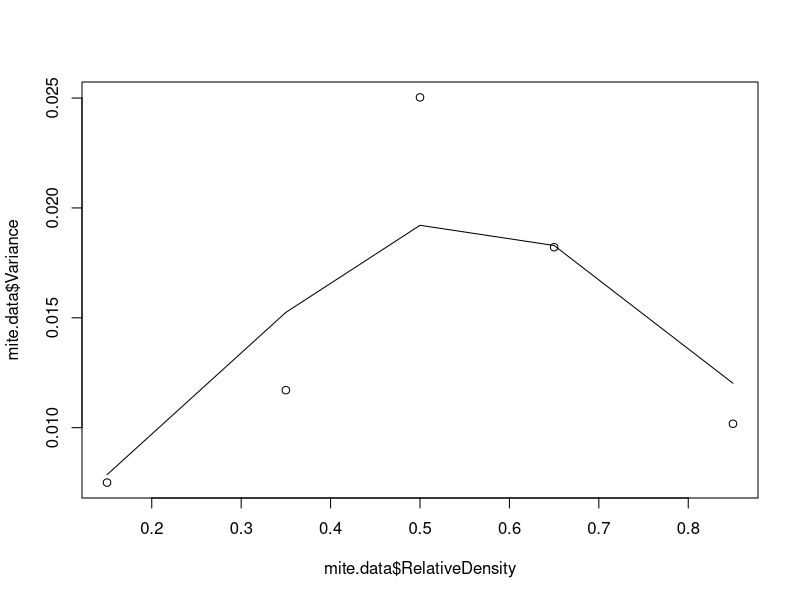
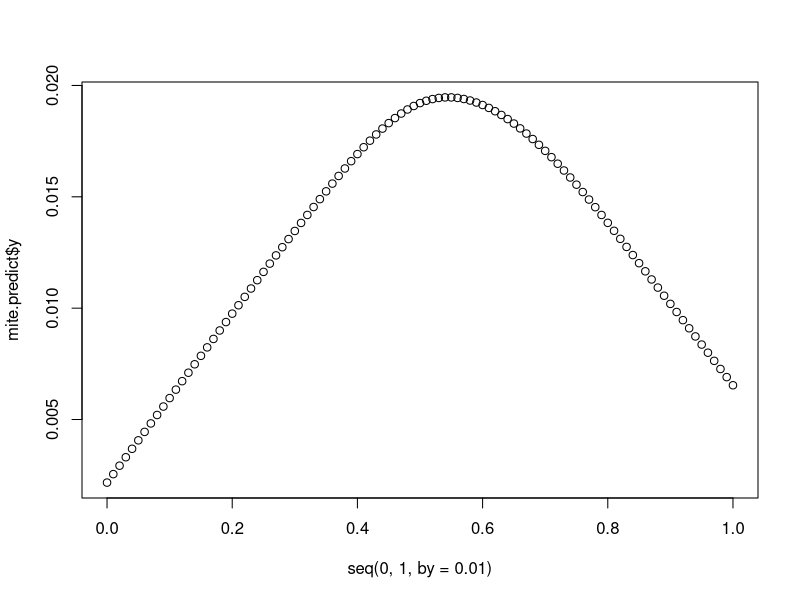
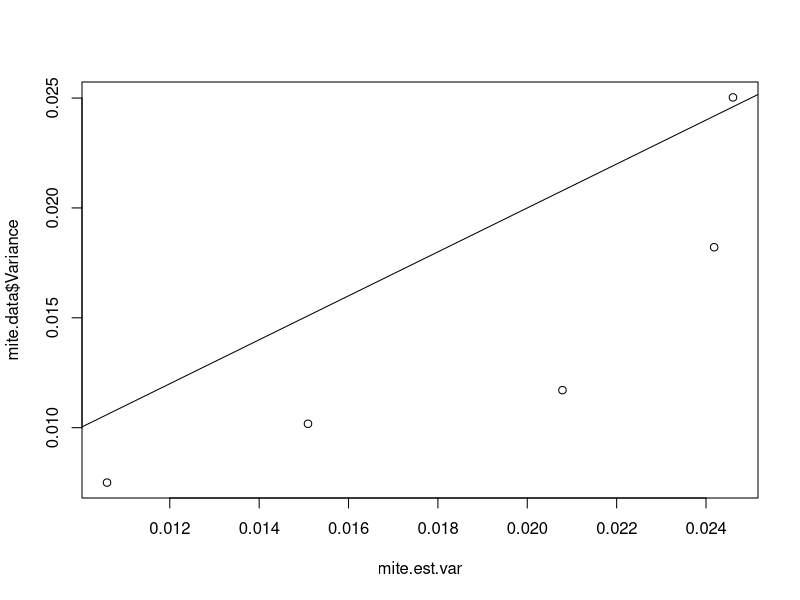

Recreate these plots in R, in order.
### get data from Butler1991MitesCeriodaphnia

### set working directory

setwd('/media/kyle/KEC_External/Documents/Data/SwitchingAndIndVar/DataFromGraphs/')

### load libraries

library(dplyr)

### load data

mite.data <- read.csv('Butler1991MitesCeriodaphnia.csv')

colnames(mite.data)[1] <- 'RelativeDensity'

### manipulate data to have one line per density

# function to calculate standard deviation

St.Dev <- function(x) {
  SS <- sum((x - mean(x))^2)
  SD <- sqrt(SS/length(x))  
  SD
}

mite.data <- mite.data %>% group_by(RelativeDensity) %>% summarise(MeanProportion = mean(Proportion), StandardDeviation = St.Dev(Proportion))

### relative preference -- 0.437

### calculate variance from sd

mite.data$Variance <- (mite.data$StandardDeviation)^2

### model where maximum occurs

mite.smooth <- smooth.spline(x = mite.data$RelativeDensity, y = mite.data$Variance)

plot(x = mite.data$RelativeDensity, y = mite.data$Variance)
lines(x = mite.data$RelativeDensity, y = mite.smooth$y)

mite.predict <- predict(mite.smooth, x = seq(0, 1, by = 0.01))

plot(x = seq(0, 1, by = 0.01), y = mite.predict$y)

mite.predict$x[which(mite.predict$y == max(mite.predict$y))]

### predict the magnitude of the variance

### function to calculate p's  

calcp <- function(rel.pref, rel.density) {
  rel.pref*rel.density/(rel.pref*rel.density + ((1 - rel.pref) * (1 - rel.density)))
}

mite.p <- calcp(rel.pref = 0.437, rel.density = mite.data$RelativeDensity)

### calculate variance -- p*(1-p)/n. N is 10 from reported numbers eaten

mite.est.var <- mite.p*(1-mite.p)/10

plot(x = mite.est.var, y = mite.data$Variance)
abline(a = 0, b =1)

### calculate confidence intervals for the variance estimates.

GenCI <- function(p.vec, n.samples, n.events, n.sim) {
  
  quant.data <- matrix(nrow = length(p.vec), ncol = 3)
  
  for(j in 1:length(p.vec)){
    mat <- matrix(nrow = n.sim, ncol = n.samples)
    for(i in 1:n.sim){
      mat[i,] <- rbinom(n = n.samples, size = n.events, prob = p.vec[j])
    }
    prop.mat <- mat/n.events
    var.vec <- apply(prop.mat, 1, var)
    quant.data[j, ] <- c(p.vec[j], quantile(var.vec, probs = c(0.025, 0.975)))
  }
  quant.data
}

GenCI(p.vec = mite.p, n.samples = 8, n.events = 10, n.sim = 10000)

### Estimate IS and create predicted 95% CI's for IS

### Calculate IS for each relative abundance

mite.data.ind <- read.csv('Butler1991MitesCeriodaphnia.csv')

colnames(mite.data.ind)[1] <- 'RelativeDensity'

mite.data.PS <- mite.data.ind %>% mutate(PropAlt = 1 - Proportion)

mite.data.PS <- mite.data.PS %>% group_by(RelativeDensity) %>% mutate(Diff.Prop = abs(Proportion - mean(Proportion)), 
                                                                      Diff.Alt = abs(PropAlt - mean(PropAlt)))

mite.data.PS <- mite.data.PS %>% mutate(PS = 1 - Diff.Prop)

mite.data.IS <- mite.data.PS %>% group_by(RelativeDensity) %>% summarise(IS = mean(PS))

### calculate confidence intervals for IS estimates using modified version of CI function above

GenCI_IS <- function(p.vec, n.samples, n.events, n.sim) {
  
  quant.data <- matrix(nrow = length(p.vec), ncol = 4)
  
  for(j in 1:length(p.vec)){
    mat <- matrix(nrow = n.sim, ncol = n.samples)
    PS <- matrix(nrow = n.sim, ncol = n.samples)
    mean.prop <- vector(length = n.sim)
    IS <- vector(length = n.sim)
    
    for(i in 1:n.sim){
      mat[i,] <- rbinom(n = n.samples, size = n.events, prob = p.vec[j])
      prop.mat <- mat/n.events
      mean.prop[i] <- mean(prop.mat[i])
      PS[i,] <- 1 - abs(prop.mat[i,] - mean.prop[i])
      IS[i] <- mean(PS[i,])
    }

    quant.data[j, ] <- c(p.vec[j], quantile(IS, probs = c(0.025, 0.95, 0.975)))
  }
  quant.data
}

GenCI_IS(p.vec = mite.p, n.samples = 8, n.events = 10, n.sim = 10000)





































